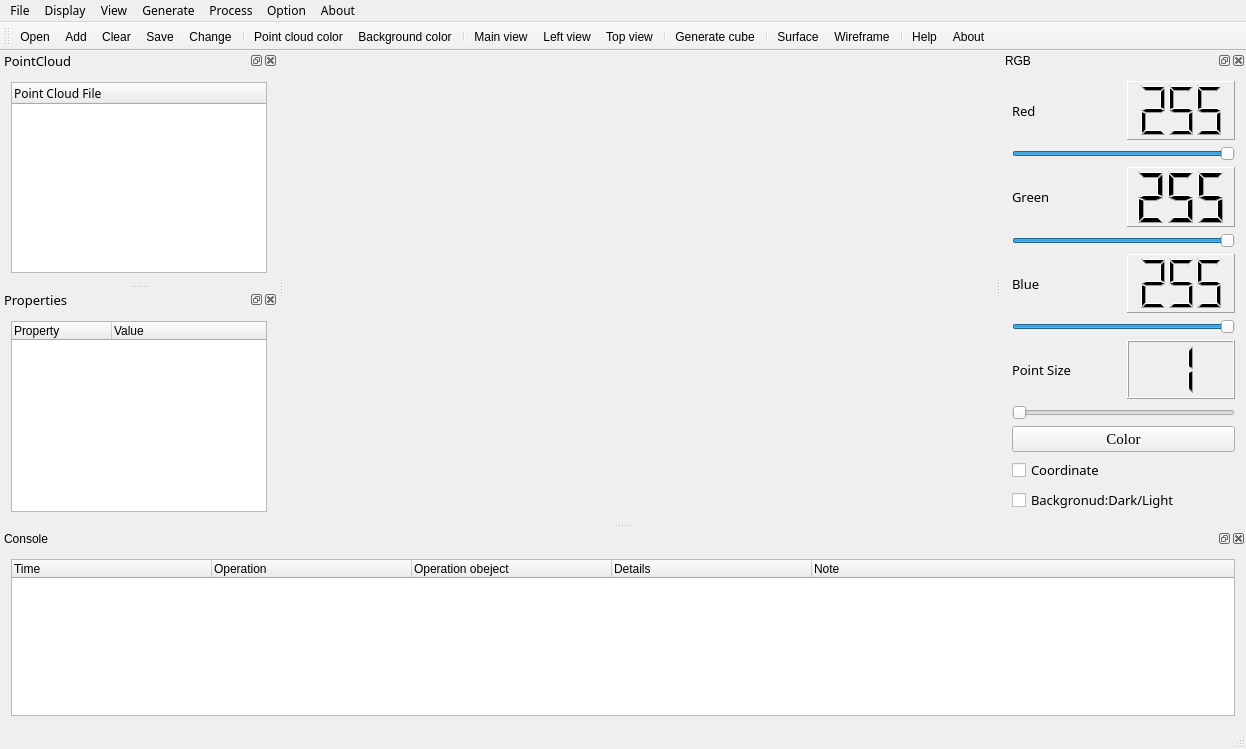
<?xml version="1.0" encoding="UTF-8"?>
<ui version="4.0">
 <class>CloudViewerClass</class>
 <widget class="QMainWindow" name="CloudViewerClass">
  <property name="geometry">
   <rect>
    <x>0</x>
    <y>0</y>
    <width>1246</width>
    <height>749</height>
   </rect>
  </property>
  <property name="sizePolicy">
   <sizepolicy hsizetype="Expanding" vsizetype="Expanding">
    <horstretch>85</horstretch>
    <verstretch>0</verstretch>
   </sizepolicy>
  </property>
  <property name="minimumSize">
   <size>
    <width>900</width>
    <height>650</height>
   </size>
  </property>
  <property name="maximumSize">
   <size>
    <width>16777215</width>
    <height>16777215</height>
   </size>
  </property>
  <property name="windowTitle">
   <string>CloudViewer</string>
  </property>
  <property name="styleSheet">
   <string notr="true"/>
  </property>
  <property name="animated">
   <bool>true</bool>
  </property>
  <property name="tabShape">
   <enum>QTabWidget::Rounded</enum>
  </property>
  <property name="dockNestingEnabled">
   <bool>false</bool>
  </property>
  <widget class="QWidget" name="centralWidget">
   <property name="sizePolicy">
    <sizepolicy hsizetype="Preferred" vsizetype="Preferred">
     <horstretch>0</horstretch>
     <verstretch>0</verstretch>
    </sizepolicy>
   </property>
   <layout class="QHBoxLayout" name="horizontalLayout_5">
    <item>
     <widget class="QVTKWidget" name="screen" native="true">
      <property name="minimumSize">
       <size>
        <width>600</width>
        <height>400</height>
       </size>
      </property>
     </widget>
    </item>
   </layout>
  </widget>
  <widget class="QMenuBar" name="menuBar">
   <property name="geometry">
    <rect>
     <x>0</x>
     <y>0</y>
     <width>1246</width>
     <height>26</height>
    </rect>
   </property>
   <property name="font">
    <font>
     <family>微软雅黑</family>
    </font>
   </property>
   <widget class="QMenu" name="menuFile">
    <property name="title">
     <string>File</string>
    </property>
    <addaction name="openAction"/>
    <addaction name="addAction"/>
    <addaction name="clearAction"/>
    <addaction name="saveAction"/>
    <addaction name="changeAction"/>
    <addaction name="exitAction"/>
   </widget>
   <widget class="QMenu" name="menuGenerate">
    <property name="title">
     <string>Generate</string>
    </property>
    <widget class="QMenu" name="menuBasic_shapes">
     <property name="title">
      <string>Basic shapes</string>
     </property>
     <property name="icon">
      <iconset resource="cloudviewer.qrc">
       <normaloff>:/Resources/images/shape.png</normaloff>:/Resources/images/shape.png</iconset>
     </property>
     <addaction name="sphereAction"/>
     <addaction name="cylinderAction"/>
    </widget>
    <addaction name="cubeAction"/>
    <addaction name="menuBasic_shapes"/>
   </widget>
   <widget class="QMenu" name="menuAbout">
    <property name="title">
     <string>About</string>
    </property>
    <addaction name="helpAction"/>
    <addaction name="aboutAction"/>
   </widget>
   <widget class="QMenu" name="menuOption">
    <property name="title">
     <string>Option</string>
    </property>
    <widget class="QMenu" name="themeAction">
     <property name="title">
      <string>Theme</string>
     </property>
     <property name="icon">
      <iconset resource="cloudviewer.qrc">
       <normaloff>:/Resources/images/theme.png</normaloff>:/Resources/images/theme.png</iconset>
     </property>
     <addaction name="windowsThemeAction"/>
     <addaction name="darculaThemeAction"/>
    </widget>
    <widget class="QMenu" name="langAction">
     <property name="title">
      <string>Language</string>
     </property>
     <property name="icon">
      <iconset resource="cloudviewer.qrc">
       <normaloff>:/Resources/images/language.png</normaloff>:/Resources/images/language.png</iconset>
     </property>
     <addaction name="englishAction"/>
     <addaction name="chineseAction"/>
    </widget>
    <addaction name="themeAction"/>
    <addaction name="langAction"/>
   </widget>
   <widget class="QMenu" name="menuView">
    <property name="title">
     <string>Display</string>
    </property>
    <widget class="QMenu" name="menuAngle_view">
     <property name="title">
      <string>Angle view</string>
     </property>
     <addaction name="mainviewAction"/>
     <addaction name="leftviewAction"/>
     <addaction name="topviewAction"/>
    </widget>
    <addaction name="pointcolorAction"/>
    <addaction name="bgcolorAction"/>
    <addaction name="menuAngle_view"/>
   </widget>
   <widget class="QMenu" name="menuView_2">
    <property name="title">
     <string>View</string>
    </property>
    <addaction name="dataAction"/>
    <addaction name="propertyAction"/>
    <addaction name="consoleAction"/>
    <addaction name="RGBAction"/>
   </widget>
   <widget class="QMenu" name="menuProcess">
    <property name="title">
     <string>Process</string>
    </property>
    <addaction name="meshsurfaceAction"/>
    <addaction name="wireframeAction"/>
   </widget>
   <addaction name="menuFile"/>
   <addaction name="menuView"/>
   <addaction name="menuView_2"/>
   <addaction name="menuGenerate"/>
   <addaction name="menuProcess"/>
   <addaction name="menuOption"/>
   <addaction name="menuAbout"/>
  </widget>
  <widget class="QToolBar" name="mainToolBar">
   <attribute name="toolBarArea">
    <enum>TopToolBarArea</enum>
   </attribute>
   <attribute name="toolBarBreak">
    <bool>false</bool>
   </attribute>
   <addaction name="openAction"/>
   <addaction name="addAction"/>
   <addaction name="clearAction"/>
   <addaction name="saveAction"/>
   <addaction name="changeAction"/>
   <addaction name="separator"/>
   <addaction name="pointcolorAction"/>
   <addaction name="bgcolorAction"/>
   <addaction name="separator"/>
   <addaction name="mainviewAction"/>
   <addaction name="leftviewAction"/>
   <addaction name="topviewAction"/>
   <addaction name="separator"/>
   <addaction name="cubeAction"/>
   <addaction name="separator"/>
   <addaction name="meshsurfaceAction"/>
   <addaction name="wireframeAction"/>
   <addaction name="separator"/>
   <addaction name="helpAction"/>
   <addaction name="aboutAction"/>
  </widget>
  <widget class="QStatusBar" name="statusBar"/>
  <widget class="QDockWidget" name="RGBDock">
   <property name="minimumSize">
    <size>
     <width>245</width>
     <height>400</height>
    </size>
   </property>
   <property name="maximumSize">
    <size>
     <width>300</width>
     <height>524287</height>
    </size>
   </property>
   <property name="windowTitle">
    <string>RGB</string>
   </property>
   <attribute name="dockWidgetArea">
    <number>2</number>
   </attribute>
   <widget class="QWidget" name="dockWidgetContents_4">
    <layout class="QVBoxLayout" name="verticalLayout_2">
     <item>
      <layout class="QVBoxLayout" name="verticalLayout">
       <item>
        <layout class="QHBoxLayout" name="horizontalLayout">
         <item>
          <widget class="QLabel" name="label_1">
           <property name="sizePolicy">
            <sizepolicy hsizetype="Expanding" vsizetype="Preferred">
             <horstretch>0</horstretch>
             <verstretch>0</verstretch>
            </sizepolicy>
           </property>
           <property name="font">
            <font>
             <family>微软雅黑</family>
             <pointsize>10</pointsize>
            </font>
           </property>
           <property name="text">
            <string>Red</string>
           </property>
          </widget>
         </item>
         <item>
          <widget class="QLCDNumber" name="rLCD">
           <property name="sizePolicy">
            <sizepolicy hsizetype="Expanding" vsizetype="Minimum">
             <horstretch>0</horstretch>
             <verstretch>0</verstretch>
            </sizepolicy>
           </property>
           <property name="autoFillBackground">
            <bool>false</bool>
           </property>
           <property name="inputMethodHints">
            <set>Qt::ImhNone</set>
           </property>
           <property name="frameShape">
            <enum>QFrame::Panel</enum>
           </property>
           <property name="frameShadow">
            <enum>QFrame::Raised</enum>
           </property>
           <property name="lineWidth">
            <number>1</number>
           </property>
           <property name="smallDecimalPoint">
            <bool>false</bool>
           </property>
           <property name="digitCount">
            <number>3</number>
           </property>
           <property name="mode">
            <enum>QLCDNumber::Dec</enum>
           </property>
           <property name="value" stdset="0">
            <double>255.000000000000000</double>
           </property>
           <property name="intValue" stdset="0">
            <number>255</number>
           </property>
          </widget>
         </item>
        </layout>
       </item>
       <item>
        <widget class="QSlider" name="rSlider">
         <property name="sizePolicy">
          <sizepolicy hsizetype="Expanding" vsizetype="Fixed">
           <horstretch>0</horstretch>
           <verstretch>0</verstretch>
          </sizepolicy>
         </property>
         <property name="minimumSize">
          <size>
           <width>132</width>
           <height>0</height>
          </size>
         </property>
         <property name="maximum">
          <number>255</number>
         </property>
         <property name="sliderPosition">
          <number>255</number>
         </property>
         <property name="orientation">
          <enum>Qt::Horizontal</enum>
         </property>
        </widget>
       </item>
       <item>
        <layout class="QHBoxLayout" name="horizontalLayout_2">
         <item>
          <widget class="QLabel" name="label_2">
           <property name="sizePolicy">
            <sizepolicy hsizetype="Expanding" vsizetype="Preferred">
             <horstretch>0</horstretch>
             <verstretch>0</verstretch>
            </sizepolicy>
           </property>
           <property name="font">
            <font>
             <family>微软雅黑</family>
             <pointsize>10</pointsize>
            </font>
           </property>
           <property name="text">
            <string>Green</string>
           </property>
          </widget>
         </item>
         <item>
          <widget class="QLCDNumber" name="gLCD">
           <property name="sizePolicy">
            <sizepolicy hsizetype="Expanding" vsizetype="Minimum">
             <horstretch>0</horstretch>
             <verstretch>0</verstretch>
            </sizepolicy>
           </property>
           <property name="frameShape">
            <enum>QFrame::Panel</enum>
           </property>
           <property name="digitCount">
            <number>3</number>
           </property>
           <property name="intValue" stdset="0">
            <number>255</number>
           </property>
          </widget>
         </item>
        </layout>
       </item>
       <item>
        <widget class="QSlider" name="gSlider">
         <property name="sizePolicy">
          <sizepolicy hsizetype="Expanding" vsizetype="Fixed">
           <horstretch>0</horstretch>
           <verstretch>0</verstretch>
          </sizepolicy>
         </property>
         <property name="minimumSize">
          <size>
           <width>132</width>
           <height>0</height>
          </size>
         </property>
         <property name="maximum">
          <number>255</number>
         </property>
         <property name="sliderPosition">
          <number>255</number>
         </property>
         <property name="orientation">
          <enum>Qt::Horizontal</enum>
         </property>
        </widget>
       </item>
       <item>
        <layout class="QHBoxLayout" name="horizontalLayout_3">
         <item>
          <widget class="QLabel" name="label_3">
           <property name="sizePolicy">
            <sizepolicy hsizetype="Expanding" vsizetype="Preferred">
             <horstretch>0</horstretch>
             <verstretch>0</verstretch>
            </sizepolicy>
           </property>
           <property name="font">
            <font>
             <family>微软雅黑</family>
             <pointsize>10</pointsize>
            </font>
           </property>
           <property name="text">
            <string>Blue</string>
           </property>
          </widget>
         </item>
         <item>
          <widget class="QLCDNumber" name="bLCD">
           <property name="sizePolicy">
            <sizepolicy hsizetype="Expanding" vsizetype="Minimum">
             <horstretch>0</horstretch>
             <verstretch>0</verstretch>
            </sizepolicy>
           </property>
           <property name="frameShape">
            <enum>QFrame::Panel</enum>
           </property>
           <property name="digitCount">
            <number>3</number>
           </property>
           <property name="intValue" stdset="0">
            <number>255</number>
           </property>
          </widget>
         </item>
        </layout>
       </item>
       <item>
        <widget class="QSlider" name="bSlider">
         <property name="sizePolicy">
          <sizepolicy hsizetype="Expanding" vsizetype="Fixed">
           <horstretch>0</horstretch>
           <verstretch>0</verstretch>
          </sizepolicy>
         </property>
         <property name="minimumSize">
          <size>
           <width>132</width>
           <height>0</height>
          </size>
         </property>
         <property name="maximum">
          <number>255</number>
         </property>
         <property name="sliderPosition">
          <number>255</number>
         </property>
         <property name="orientation">
          <enum>Qt::Horizontal</enum>
         </property>
        </widget>
       </item>
       <item>
        <layout class="QHBoxLayout" name="horizontalLayout_4">
         <item>
          <widget class="QLabel" name="label_4">
           <property name="sizePolicy">
            <sizepolicy hsizetype="Expanding" vsizetype="Preferred">
             <horstretch>0</horstretch>
             <verstretch>0</verstretch>
            </sizepolicy>
           </property>
           <property name="font">
            <font>
             <family>微软雅黑</family>
             <pointsize>10</pointsize>
            </font>
           </property>
           <property name="text">
            <string>Point Size</string>
           </property>
          </widget>
         </item>
         <item>
          <widget class="QLCDNumber" name="sizeLCD">
           <property name="sizePolicy">
            <sizepolicy hsizetype="Expanding" vsizetype="Minimum">
             <horstretch>0</horstretch>
             <verstretch>0</verstretch>
            </sizepolicy>
           </property>
           <property name="digitCount">
            <number>1</number>
           </property>
           <property name="segmentStyle">
            <enum>QLCDNumber::Filled</enum>
           </property>
           <property name="intValue" stdset="0">
            <number>1</number>
           </property>
          </widget>
         </item>
        </layout>
       </item>
       <item>
        <widget class="QSlider" name="pSlider">
         <property name="sizePolicy">
          <sizepolicy hsizetype="Expanding" vsizetype="Fixed">
           <horstretch>0</horstretch>
           <verstretch>0</verstretch>
          </sizepolicy>
         </property>
         <property name="minimumSize">
          <size>
           <width>132</width>
           <height>0</height>
          </size>
         </property>
         <property name="minimum">
          <number>1</number>
         </property>
         <property name="maximum">
          <number>10</number>
         </property>
         <property name="sliderPosition">
          <number>1</number>
         </property>
         <property name="orientation">
          <enum>Qt::Horizontal</enum>
         </property>
        </widget>
       </item>
       <item>
        <widget class="QPushButton" name="colorBtn">
         <property name="font">
          <font>
           <family>Times New Roman</family>
           <pointsize>11</pointsize>
          </font>
         </property>
         <property name="styleSheet">
          <string notr="true"/>
         </property>
         <property name="text">
          <string>Color</string>
         </property>
        </widget>
       </item>
      </layout>
     </item>
     <item>
      <widget class="QCheckBox" name="cooCbx">
       <property name="font">
        <font>
         <family>微软雅黑</family>
         <pointsize>10</pointsize>
        </font>
       </property>
       <property name="text">
        <string>Coordinate</string>
       </property>
      </widget>
     </item>
     <item>
      <widget class="QCheckBox" name="bgcCbx">
       <property name="font">
        <font>
         <family>微软雅黑</family>
         <pointsize>10</pointsize>
        </font>
       </property>
       <property name="text">
        <string>Backgronud:Dark/Light</string>
       </property>
      </widget>
     </item>
    </layout>
   </widget>
  </widget>
  <widget class="QDockWidget" name="dataDock">
   <property name="minimumSize">
    <size>
     <width>250</width>
     <height>233</height>
    </size>
   </property>
   <property name="maximumSize">
    <size>
     <width>300</width>
     <height>524287</height>
    </size>
   </property>
   <property name="font">
    <font>
     <family>微软雅黑</family>
     <pointsize>10</pointsize>
    </font>
   </property>
   <property name="windowTitle">
    <string>PointCloud</string>
   </property>
   <attribute name="dockWidgetArea">
    <number>1</number>
   </attribute>
   <widget class="QWidget" name="dockWidgetContents_5">
    <layout class="QVBoxLayout" name="verticalLayout_3">
     <item>
      <widget class="QTreeWidget" name="dataTree">
       <property name="minimumSize">
        <size>
         <width>0</width>
         <height>180</height>
        </size>
       </property>
       <property name="font">
        <font>
         <family>微软雅黑</family>
         <pointsize>9</pointsize>
        </font>
       </property>
       <property name="contextMenuPolicy">
        <enum>Qt::CustomContextMenu</enum>
       </property>
       <column>
        <property name="text">
         <string>Point Cloud File</string>
        </property>
       </column>
      </widget>
     </item>
    </layout>
   </widget>
  </widget>
  <widget class="QDockWidget" name="propertyDock">
   <property name="minimumSize">
    <size>
     <width>250</width>
     <height>233</height>
    </size>
   </property>
   <property name="font">
    <font>
     <family>微软雅黑</family>
     <pointsize>10</pointsize>
    </font>
   </property>
   <property name="windowTitle">
    <string>Properties</string>
   </property>
   <attribute name="dockWidgetArea">
    <number>1</number>
   </attribute>
   <widget class="QWidget" name="dockWidgetContents_6">
    <layout class="QVBoxLayout" name="verticalLayout_4">
     <item>
      <widget class="QTableWidget" name="propertyTable">
       <property name="minimumSize">
        <size>
         <width>0</width>
         <height>180</height>
        </size>
       </property>
       <property name="font">
        <font>
         <pointsize>9</pointsize>
        </font>
       </property>
       <property name="frameShadow">
        <enum>QFrame::Sunken</enum>
       </property>
       <property name="midLineWidth">
        <number>0</number>
       </property>
       <property name="horizontalScrollBarPolicy">
        <enum>Qt::ScrollBarAsNeeded</enum>
       </property>
       <property name="sizeAdjustPolicy">
        <enum>QAbstractScrollArea::AdjustIgnored</enum>
       </property>
       <property name="autoScroll">
        <bool>true</bool>
       </property>
       <property name="editTriggers">
        <set>QAbstractItemView::NoEditTriggers</set>
       </property>
       <property name="tabKeyNavigation">
        <bool>true</bool>
       </property>
       <property name="showDropIndicator" stdset="0">
        <bool>true</bool>
       </property>
       <property name="dragDropOverwriteMode">
        <bool>true</bool>
       </property>
       <property name="alternatingRowColors">
        <bool>false</bool>
       </property>
       <property name="selectionMode">
        <enum>QAbstractItemView::ExtendedSelection</enum>
       </property>
       <property name="textElideMode">
        <enum>Qt::ElideLeft</enum>
       </property>
       <property name="horizontalScrollMode">
        <enum>QAbstractItemView::ScrollPerItem</enum>
       </property>
       <property name="showGrid">
        <bool>false</bool>
       </property>
       <property name="wordWrap">
        <bool>true</bool>
       </property>
       <property name="cornerButtonEnabled">
        <bool>true</bool>
       </property>
       <property name="rowCount">
        <number>4</number>
       </property>
       <property name="columnCount">
        <number>2</number>
       </property>
       <attribute name="horizontalHeaderCascadingSectionResizes">
        <bool>false</bool>
       </attribute>
       <attribute name="horizontalHeaderDefaultSectionSize">
        <number>100</number>
       </attribute>
       <attribute name="horizontalHeaderHighlightSections">
        <bool>true</bool>
       </attribute>
       <attribute name="horizontalHeaderMinimumSectionSize">
        <number>25</number>
       </attribute>
       <attribute name="horizontalHeaderStretchLastSection">
        <bool>true</bool>
       </attribute>
       <attribute name="verticalHeaderVisible">
        <bool>false</bool>
       </attribute>
       <attribute name="verticalHeaderCascadingSectionResizes">
        <bool>false</bool>
       </attribute>
       <row/>
       <row/>
       <row/>
       <row/>
       <column>
        <property name="text">
         <string>Property</string>
        </property>
        <property name="textAlignment">
         <set>AlignLeading|AlignVCenter</set>
        </property>
       </column>
       <column>
        <property name="text">
         <string>Value</string>
        </property>
        <property name="textAlignment">
         <set>AlignLeading|AlignVCenter</set>
        </property>
       </column>
      </widget>
     </item>
    </layout>
   </widget>
  </widget>
  <widget class="QDockWidget" name="consoleDock">
   <property name="minimumSize">
    <size>
     <width>200</width>
     <height>140</height>
    </size>
   </property>
   <property name="maximumSize">
    <size>
     <width>524287</width>
     <height>220</height>
    </size>
   </property>
   <property name="windowTitle">
    <string>Console</string>
   </property>
   <attribute name="dockWidgetArea">
    <number>8</number>
   </attribute>
   <widget class="QWidget" name="dockWidgetContents_7">
    <layout class="QVBoxLayout" name="verticalLayout_5">
     <item>
      <widget class="QTableWidget" name="consoleTable">
       <property name="showGrid">
        <bool>false</bool>
       </property>
       <property name="gridStyle">
        <enum>Qt::SolidLine</enum>
       </property>
       <property name="rowCount">
        <number>0</number>
       </property>
       <property name="columnCount">
        <number>5</number>
       </property>
       <attribute name="horizontalHeaderVisible">
        <bool>true</bool>
       </attribute>
       <attribute name="horizontalHeaderDefaultSectionSize">
        <number>200</number>
       </attribute>
       <attribute name="horizontalHeaderStretchLastSection">
        <bool>true</bool>
       </attribute>
       <attribute name="verticalHeaderVisible">
        <bool>false</bool>
       </attribute>
       <column>
        <property name="text">
         <string>Time</string>
        </property>
        <property name="textAlignment">
         <set>AlignLeading|AlignVCenter</set>
        </property>
       </column>
       <column>
        <property name="text">
         <string>Operation</string>
        </property>
        <property name="textAlignment">
         <set>AlignLeading|AlignVCenter</set>
        </property>
       </column>
       <column>
        <property name="text">
         <string>Operation obeject</string>
        </property>
        <property name="textAlignment">
         <set>AlignLeading|AlignVCenter</set>
        </property>
       </column>
       <column>
        <property name="text">
         <string>Details</string>
        </property>
        <property name="textAlignment">
         <set>AlignLeading|AlignVCenter</set>
        </property>
       </column>
       <column>
        <property name="text">
         <string>Note</string>
        </property>
        <property name="textAlignment">
         <set>AlignLeading|AlignVCenter</set>
        </property>
       </column>
      </widget>
     </item>
    </layout>
   </widget>
  </widget>
  <action name="openAction">
   <property name="icon">
    <iconset resource="cloudviewer.qrc">
     <normaloff>:/Resources/images/open.png</normaloff>:/Resources/images/open.png</iconset>
   </property>
   <property name="text">
    <string>Open</string>
   </property>
   <property name="statusTip">
    <string>open a exsting file</string>
   </property>
   <property name="shortcut">
    <string>Ctrl+O</string>
   </property>
  </action>
  <action name="saveAction">
   <property name="icon">
    <iconset resource="cloudviewer.qrc">
     <normaloff>:/Resources/images/save.png</normaloff>:/Resources/images/save.png</iconset>
   </property>
   <property name="text">
    <string>Save</string>
   </property>
   <property name="statusTip">
    <string>save the file</string>
   </property>
   <property name="shortcut">
    <string>Ctrl+S</string>
   </property>
  </action>
  <action name="saveasAction">
   <property name="text">
    <string>Save as...</string>
   </property>
  </action>
  <action name="cubeAction">
   <property name="icon">
    <iconset resource="cloudviewer.qrc">
     <normaloff>:/Resources/images/cube.png</normaloff>:/Resources/images/cube.png</iconset>
   </property>
   <property name="text">
    <string>Generate cube</string>
   </property>
   <property name="statusTip">
    <string>generate a cube point cloud</string>
   </property>
  </action>
  <action name="helpAction">
   <property name="icon">
    <iconset resource="cloudviewer.qrc">
     <normaloff>:/Resources/images/help.png</normaloff>:/Resources/images/help.png</iconset>
   </property>
   <property name="text">
    <string>Help</string>
   </property>
   <property name="statusTip">
    <string>show help information</string>
   </property>
  </action>
  <action name="aboutAction">
   <property name="icon">
    <iconset resource="cloudviewer.qrc">
     <normaloff>:/Resources/images/about.png</normaloff>:/Resources/images/about.png</iconset>
   </property>
   <property name="text">
    <string>About</string>
   </property>
   <property name="statusTip">
    <string>show some information of the software</string>
   </property>
  </action>
  <action name="changeAction">
   <property name="icon">
    <iconset resource="cloudviewer.qrc">
     <normaloff>:/Resources/images/change.png</normaloff>:/Resources/images/change.png</iconset>
   </property>
   <property name="text">
    <string>Change</string>
   </property>
   <property name="statusTip">
    <string>change the format of the file</string>
   </property>
  </action>
  <action name="exitAction">
   <property name="icon">
    <iconset resource="cloudviewer.qrc">
     <normaloff>:/Resources/images/exit.png</normaloff>:/Resources/images/exit.png</iconset>
   </property>
   <property name="text">
    <string>Exit</string>
   </property>
   <property name="shortcut">
    <string>Ctrl+Q</string>
   </property>
  </action>
  <action name="pointcolorAction">
   <property name="icon">
    <iconset resource="cloudviewer.qrc">
     <normaloff>:/Resources/images/pointcolor.png</normaloff>:/Resources/images/pointcolor.png</iconset>
   </property>
   <property name="text">
    <string>Point cloud color</string>
   </property>
  </action>
  <action name="bgcolorAction">
   <property name="icon">
    <iconset resource="cloudviewer.qrc">
     <normaloff>:/Resources/images/bgcolor.png</normaloff>:/Resources/images/bgcolor.png</iconset>
   </property>
   <property name="text">
    <string>Background color</string>
   </property>
  </action>
  <action name="mainviewAction">
   <property name="icon">
    <iconset resource="cloudviewer.qrc">
     <normaloff>:/Resources/images/zhengshi.png</normaloff>:/Resources/images/zhengshi.png</iconset>
   </property>
   <property name="text">
    <string>Main view</string>
   </property>
  </action>
  <action name="leftviewAction">
   <property name="icon">
    <iconset resource="cloudviewer.qrc">
     <normaloff>:/Resources/images/zuoshi.png</normaloff>:/Resources/images/zuoshi.png</iconset>
   </property>
   <property name="text">
    <string>Left view</string>
   </property>
  </action>
  <action name="topviewAction">
   <property name="icon">
    <iconset resource="cloudviewer.qrc">
     <normaloff>:/Resources/images/fushi.png</normaloff>:/Resources/images/fushi.png</iconset>
   </property>
   <property name="text">
    <string>Top view</string>
   </property>
  </action>
  <action name="dataAction">
   <property name="checkable">
    <bool>true</bool>
   </property>
   <property name="checked">
    <bool>true</bool>
   </property>
   <property name="text">
    <string>Data Manager</string>
   </property>
  </action>
  <action name="propertyAction">
   <property name="checkable">
    <bool>true</bool>
   </property>
   <property name="checked">
    <bool>true</bool>
   </property>
   <property name="text">
    <string>Property Manager</string>
   </property>
  </action>
  <action name="consoleAction">
   <property name="checkable">
    <bool>true</bool>
   </property>
   <property name="checked">
    <bool>true</bool>
   </property>
   <property name="text">
    <string>Console</string>
   </property>
  </action>
  <action name="RGBAction">
   <property name="checkable">
    <bool>true</bool>
   </property>
   <property name="checked">
    <bool>true</bool>
   </property>
   <property name="text">
    <string>RGB Manager</string>
   </property>
  </action>
  <action name="clearAction">
   <property name="icon">
    <iconset resource="cloudviewer.qrc">
     <normaloff>:/Resources/images/clear.png</normaloff>:/Resources/images/clear.png</iconset>
   </property>
   <property name="text">
    <string>Clear</string>
   </property>
  </action>
  <action name="addAction">
   <property name="icon">
    <iconset resource="cloudviewer.qrc">
     <normaloff>:/Resources/images/add.png</normaloff>:/Resources/images/add.png</iconset>
   </property>
   <property name="text">
    <string>Add</string>
   </property>
  </action>
  <action name="sphereAction">
   <property name="icon">
    <iconset resource="cloudviewer.qrc">
     <normaloff>:/Resources/images/sphere.png</normaloff>:/Resources/images/sphere.png</iconset>
   </property>
   <property name="text">
    <string>Sphere</string>
   </property>
  </action>
  <action name="cylinderAction">
   <property name="icon">
    <iconset resource="cloudviewer.qrc">
     <normaloff>:/Resources/images/cylinder.png</normaloff>:/Resources/images/cylinder.png</iconset>
   </property>
   <property name="text">
    <string>Cylinder</string>
   </property>
  </action>
  <action name="meshsurfaceAction">
   <property name="icon">
    <iconset resource="cloudviewer.qrc">
     <normaloff>:/Resources/images/mesh.png</normaloff>:/Resources/images/mesh.png</iconset>
   </property>
   <property name="text">
    <string>Surface</string>
   </property>
  </action>
  <action name="wireframeAction">
   <property name="icon">
    <iconset resource="cloudviewer.qrc">
     <normaloff>:/Resources/images/frame.png</normaloff>:/Resources/images/frame.png</iconset>
   </property>
   <property name="text">
    <string>Wireframe</string>
   </property>
  </action>
  <action name="windowsThemeAction">
   <property name="text">
    <string>Windows</string>
   </property>
  </action>
  <action name="darculaThemeAction">
   <property name="text">
    <string>Darcula</string>
   </property>
  </action>
  <action name="englishAction">
   <property name="text">
    <string>English</string>
   </property>
  </action>
  <action name="chineseAction">
   <property name="text">
    <string>Chinese</string>
   </property>
  </action>
 </widget>
 <layoutdefault spacing="6" margin="11"/>
 <customwidgets>
  <customwidget>
   <class>QVTKWidget</class>
   <extends>QWidget</extends>
   <header>QVTKWidget.h</header>
  </customwidget>
 </customwidgets>
 <resources>
  <include location="cloudviewer.qrc"/>
 </resources>
 <connections/>
</ui>
